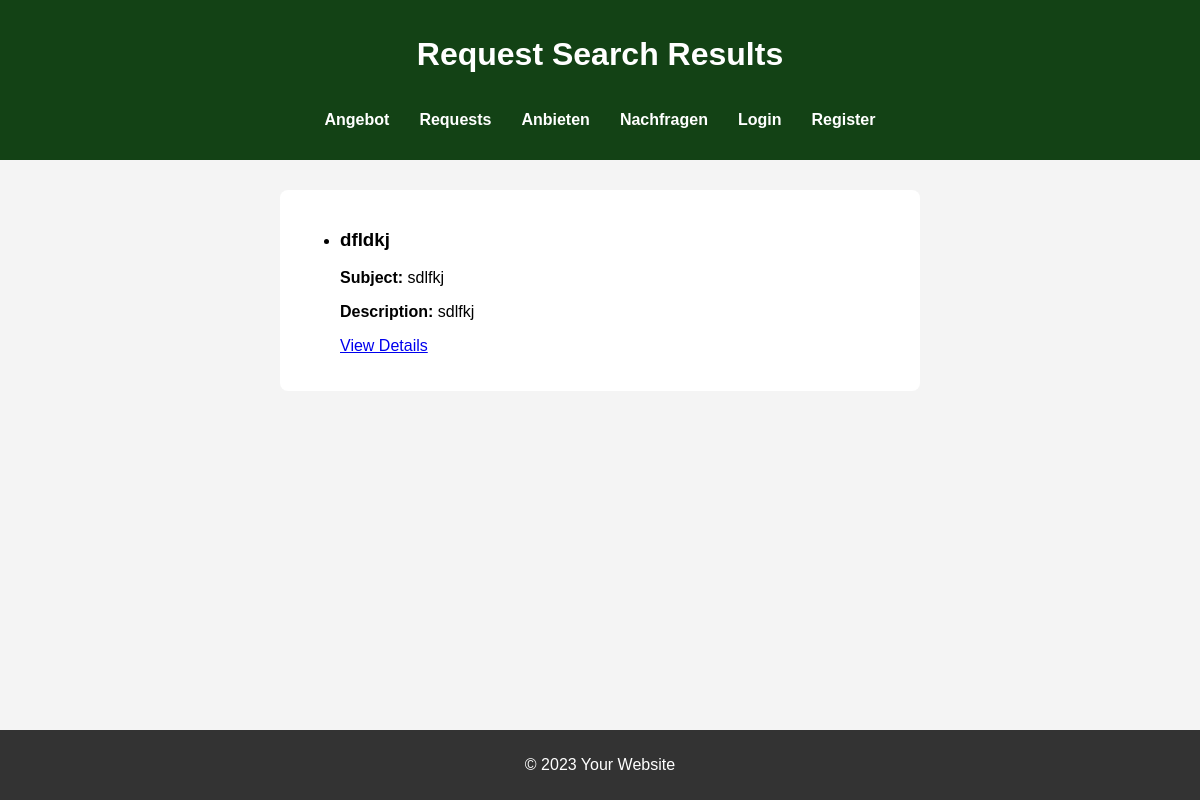
The app's page /search_results_requests, older data.
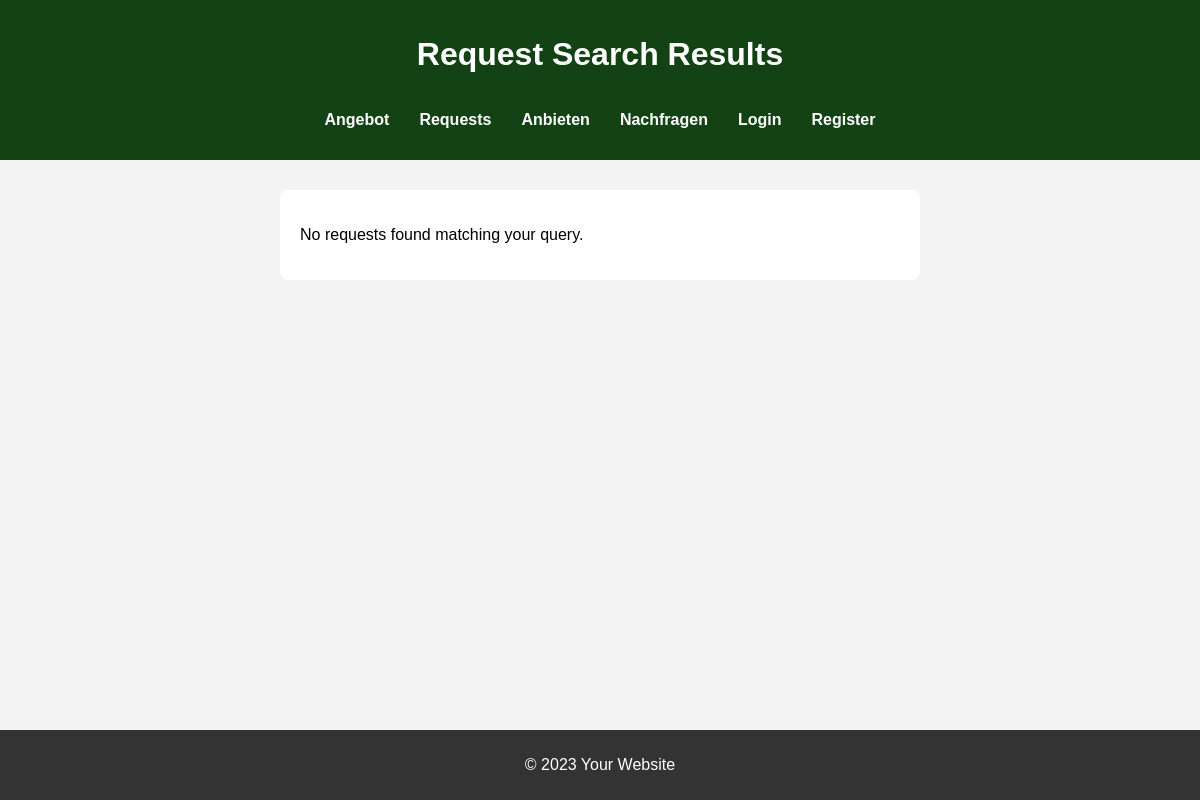
The same page, newer data.
### app.py (models this page shows, shortened)
class RequestPost(db.Model):
    id = db.Column(db.Integer, primary_key=True)
    title = db.Column(db.String(100), nullable=False)
    description = db.Column(db.String(200), nullable=False)
    subject = db.Column(db.String(100), nullable=False)
    price = db.Column(db.String(100), nullable=False)
    additional_information = db.Column(db.String(200), nullable=True)
    contact =db.Column(db.String(100), nullable = False)
    user_id = db.Column(db.Integer, db.ForeignKey('user.id'), nullable=False)
    user = db.relationship('User', backref=db.backref('requests', lazy=True))

### app.py (the view)
@app.route('/search_results_requests', methods=['GET'])
def search_results_requests():
    query = request.args.get('query')
    if query:
        results = RequestPost.query.filter(
            (RequestPost.title.ilike(f"%{query}%")) |
            (RequestPost.subject.ilike(f"%{query}%"))
        ).all()
    else:
        results = RequestPost.query.all()
    return render_template('search_results_requests.html', results=results)

### templates/search_results_requests.html (shortened to what this page needs)
<!DOCTYPE html>
<html lang="en">
<head>
    <link rel="stylesheet" href="{{ url_for('static', filename='style.css') }}">
</head>
<body>
    <header>
        <h1>Request Search Results</h1>
        <nav>
            <ul>
                <li><a href="/supply">Angebot</a></li>
                <li><a href="/requests">Requests</a></li>
                <li><a href="/university">Anbieten</a></li>
                <li><a href="/highschool">Nachfragen</a></li>
                {% if current_user.is_authenticated %}
                    <li><a href="/profile">Your Profile</a></li>
                    <li><a href="{{ url_for('logout') }}">Logout</a></li>
                {% else %}
                    <li><a href="{{ url_for('login') }}">Login</a></li>
                    <li><a href="{{ url_for('register') }}">Register</a></li>
                {% endif %}
            </ul>
        </nav>
    </header>
    <main>
        <form>
            {% if results %}
                <ul>
                    {% for post in results %}
                        <li>
                            <h3>{{ post.title }}</h3>
                            <p><strong>Subject:</strong> {{ post.subject }}</p>
                            <p><strong>Description:</strong> {{ post.description }}</p>
                            <a href="{{ url_for('request_detail', request_id=post.id) }}">View Details</a>
                        </li>
                    {% endfor %}
                </ul>
            {% else %}
                <p>No requests found matching your query.</p>
            {% endif %}
        </form>
    </main>
    <footer>
        <p>&copy; 2023 Your Website</p>
    </footer>
</body>
</html>

Row changes from the older to the newer data that the page shows:
removed RequestPost: title "dfldkj", subject "sdlfkj", description "sdlfkj"
Text that changed along with them:
text now shown: "No requests found matching your query."
